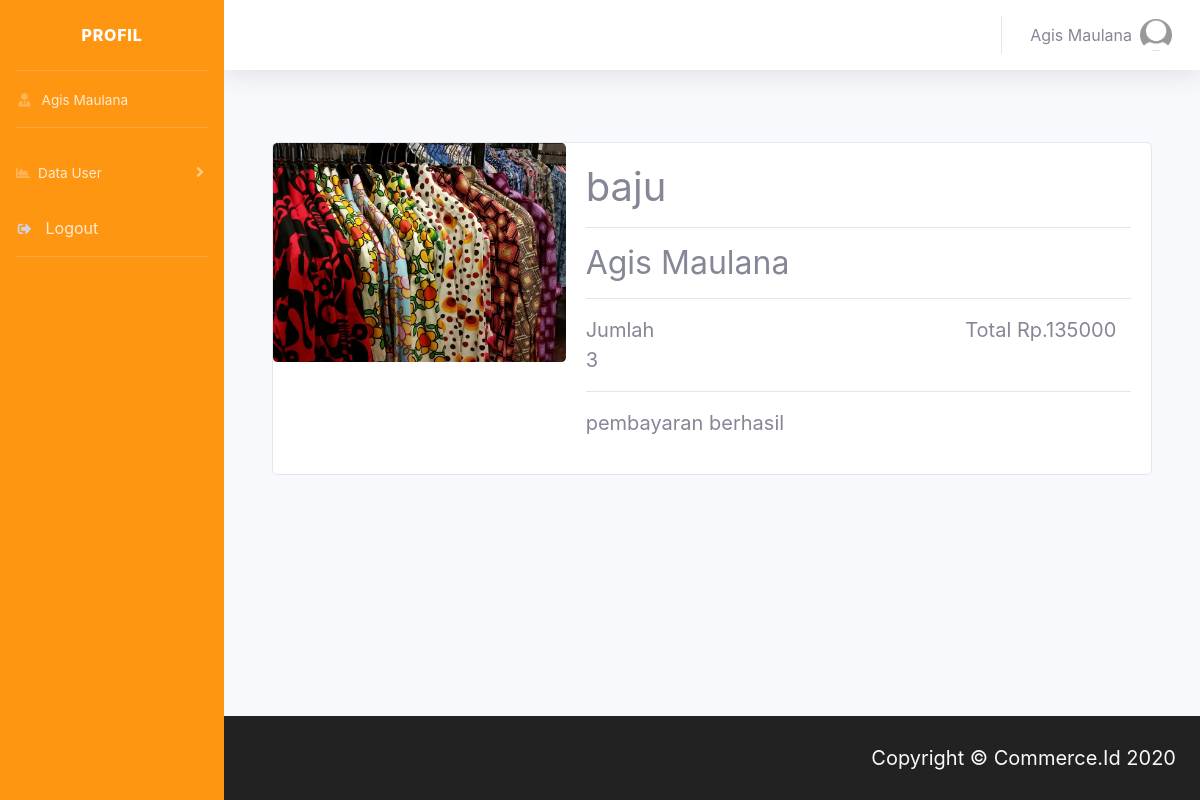
The page /php/index/detailtransaksi.php?id=3 (signed in) on the database its author committed.
### tables this page shows
CREATE TABLE `user` (
  `id` int(11) NOT NULL,
  `nama` varchar(225) NOT NULL,
  `email` varchar(225) NOT NULL,
  `password` varchar(225) NOT NULL,
  `image` varchar(225) NOT NULL,
  `role_id` int(11) NOT NULL,
  `address` text NOT NULL
);

CREATE TABLE `transaksi` (
  `id` int(11) NOT NULL,
  `produk_id` int(11) NOT NULL,
  `user_id` int(11) NOT NULL,
  `jumlah_beli` int(11) NOT NULL,
  `total` double NOT NULL,
  `status_id` int(11) NOT NULL,
  `bukti_pembayaran` varchar(225) NOT NULL,
  `tanggal` date NOT NULL
);

CREATE TABLE `produk` (
  `id` int(11) NOT NULL,
  `kode_produk` varchar(225) NOT NULL,
  `nama_produk` varchar(225) NOT NULL,
  `image` varchar(225) NOT NULL,
  `id_kategori` int(11) NOT NULL,
  `harga` varchar(225) NOT NULL,
  `stok` int(11) NOT NULL,
  `kondisi` varchar(225) NOT NULL,
  `deskripsi` text NOT NULL,
  `tanggal` date NOT NULL
);

CREATE TABLE `status` (
  `id` int(11) NOT NULL,
  `nama` varchar(225) NOT NULL
);

### php/template/user.php (called while the page is built)
<?php
   include "../logic/logickoneksi.php";
   $email = $_SESSION['login'];
   $user = mysqli_query($conn,"SELECT * FROM user WHERE email = '$email'");
   $datauser = mysqli_fetch_assoc($user);
?>

### php/logic/logictransaksi2.php (called while the page is built)
<?php
$id = $_GET['id'];
$transaksis = mysqli_query($conn,"SELECT produk.*,kategori.nama as namakategori,transaksi.total as total,                                           transaksi.id as id_transaksi,user.nama as nama_user,                                                       transaksi.jumlah_beli as jumlah,status.nama as status,status.id as                                         id_status
                                 FROM transaksi INNER JOIN produk ON produk.id = transaksi.produk_id INNER      JOIN kategori ON produk.id_kategori = kategori.id INNER JOIN user ON      user.id = transaksi.user_id INNER JOIN status ON status.id =              transaksi.status_id
                                 WHERE transaksi.id = '$id'");
$transaksi = mysqli_fetch_assoc($transaksis);
?>

### php/index/detailtransaksi.php (the view, shortened to what this page needs)
<?php
include "../template/templateheaderprofile.php";
include "../template/templatesidebarprofile.php";
include "../logic/logictransaksi2.php";
?>
    <div id="content-wrapper" class="d-flex flex-column">
      <?php
        include "../template/navbar.php";
      ?>
      <div class="container-fluid">
        <div class="container mt-5">
            <div class="card mb-3" style="max-width: 1040px;">
                <div class="row no-gutters">
                <div class="col-md-4">
                    <img src="../../img/produk/<?= $transaksi['image'];?>" class="card-img" style="width:100%;">
                </div>
                <div class="col-md-8">
                    <div class="card-body">
                    <h1 class="card-title"><?= $transaksi['nama_produk']?></h1>
                    <hr>
                    <h2 class="card-text"><?= $transaksi['nama_user'];?></h2>
                    <hr>
                    <div class="card-text row" style="font-size:20px;">
                        <div class="col-md-2 mr-auto">Jumlah <?= $transaksi['jumlah']?></div>
                        <div class="col-md-4 ml-auto">Total Rp.<?= $transaksi['total']?></div>
                    </div>
                    <hr>
                    <?php if($transaksi['id_status'] == 1) : ?>
                    <div class="card-text" style="font-size:20px;">
                        <p><?= $transaksi['status']?></p>
                    </div>
                    <?php endif; ?>
                    </div>
                </div>
                </div>
            </div>
        </div>
        </div>
        <div id="content"></div>
        <?php
        include "../template/footer.php";
        ?>
<?php
    include "../template/templatefooter.php";
?>

### php/template/templatesidebarprofile.php (shortened to what this page needs)
<?php
include "../template/user.php";
?>
<ul class="navbar-nav sidebar sidebar-dark accordion" id="accordionSidebar" style="background:#fe9612;">
<a class="sidebar-brand d-flex align-items-center justify-content-center" href="index.html">
    <div class="sidebar-brand-text mx-3">Profil</div>
</a>
<hr class="sidebar-divider my-0">
<li class="nav-item">
    <a class="nav-link" href="../template/profile.php">
    <i class="fas fa-fw fa-user-tie"></i>
    <span><?= $datauser['nama'];?></span></a>
</li>
<hr class="sidebar-divider">
<li class="nav-item">
    <a class="nav-link collapsed" href="#" data-toggle="collapse" data-target="#collapseUtilities" aria-expanded="true" aria-controls="collapseUtilities">
    <i class="fas fa-chart-area"></i>
    <span>Data User</span>
    </a>
</li>
<li class="nav-item">
    <a class="nav-link collapsed" href="#" data-toggle="modal" data-target="#logoutModal">
    <i class="fas fa-sign-out-alt fa-sm fa-fw mr-2 text-gray-400"></i>
    Logout
    </a>
</li>
<hr class="sidebar-divider d-none d-md-block">
</ul>

### php/template/navbar.php (shortened to what this page needs)
<nav class="navbar navbar-expand navbar-light bg-white topbar mb-4 static-top shadow">
  <ul class="navbar-nav">
  <li class="nav-item dropdown no-arrow">
    <a class="nav-link dropdown-toggle" href="#" id="userDropdown" role="button" data-toggle="dropdown" aria-haspopup="true" aria-expanded="false">
      <span class="mr-2 d-none d-lg-inline text-gray-600 "><?= $datauser['nama'];?></span>
      <img class="img-profile rounded-circle" src="../../img/profile/default.jpeg">
    </a>
  </li>
</ul>
</nav>

### rows shown on the page
user: nama "Agis Maulana"
transaksi: produk.image (picture), produk.nama_produk "baju", user.nama "Agis Maulana", jumlah_beli "3", total "135000", status.nama "pembayaran berhasil"
